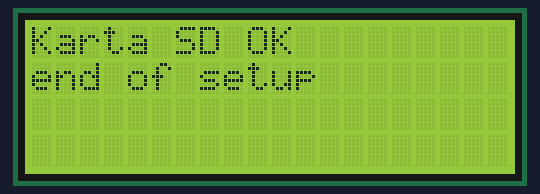
A sketch run on a simulated Arduino Mega 2560, built with avr-gcc and run on an emulated ATmega2560. Parts: 20×4 character LCD. Storage starts empty.

Above: at 0.1 s.
At 2.1 s:
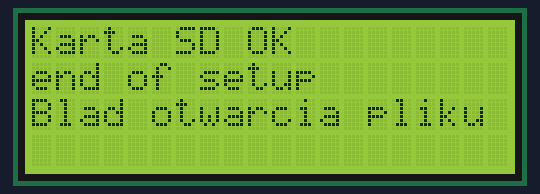

The sketch:

SD_card_rtc.ino
```cpp
#include <SD.h>


#include <LiquidCrystal.h>
#define _SD_CS_pin 53
LiquidCrystal lcd (46,48,38,36,34,32);


void setup()
{
  lcd.begin(20,4);

  Serial.begin(9600);

//  pinMode(53,OUTPUT); // obowiazkowe na MEGA, na UNO -> pin 10
  lcd.setCursor(0,0);
  if (!SD.begin())
  {

     lcd.print("Blad karty SD");
  }
  else
     lcd.print("Karta SD OK");

  lcd.setCursor(0,1);
  lcd.print("end of setup");
  delay(2000);

  File file = SD.open("test.txt");
  lcd.setCursor(0,2);
  if (file)
  {
   lcd.print("Otwarto plik");
   while (file.available())
    {
      lcd.setCursor(0,3);
      lcd.print(file.read());
    }
    file.close();
  }
  else
    lcd.print("Blad otwarcia pliku");


//  lcd.clear();
}

void loop()
{

}
```
